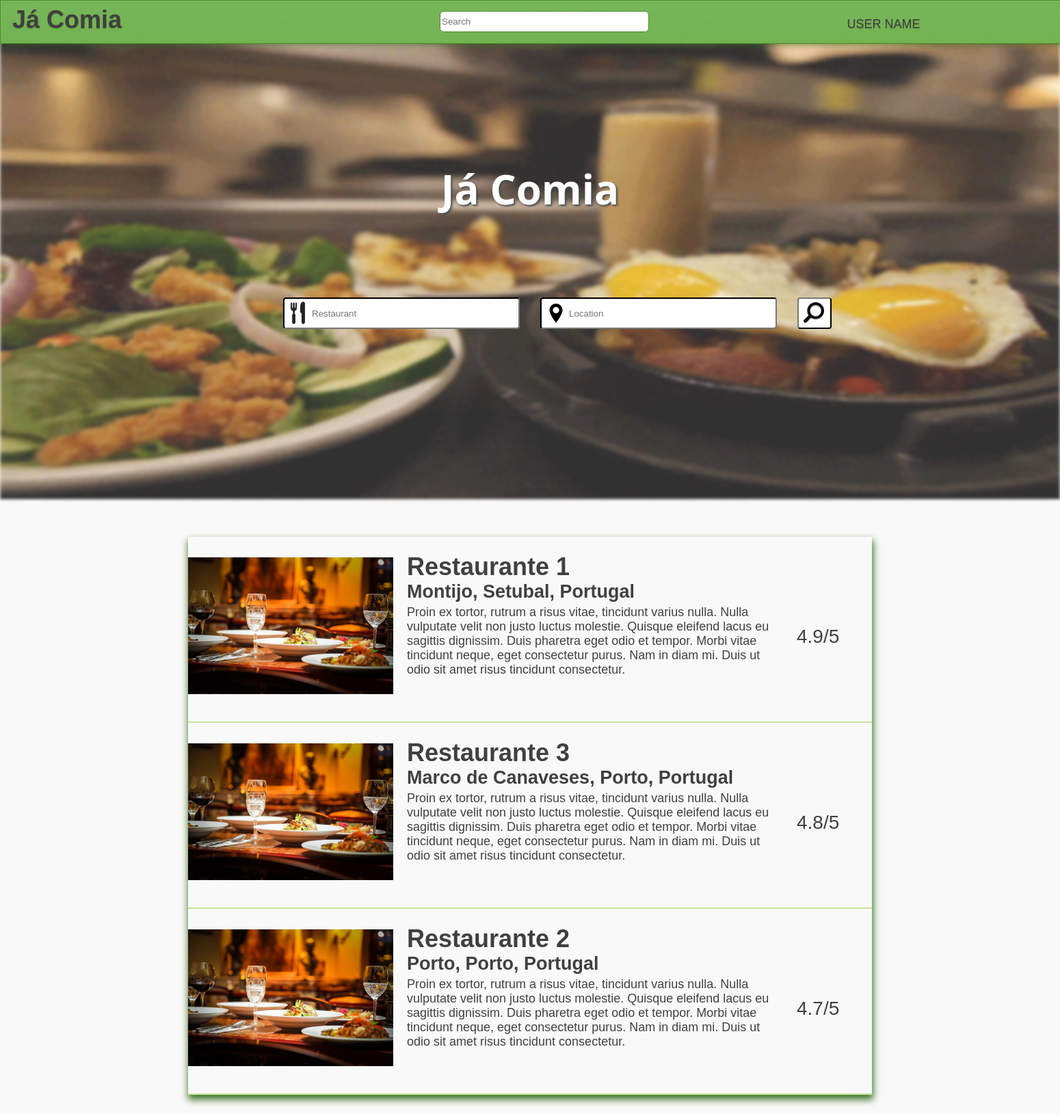
/feed/feed.php, run on the app's committed database.
### tables this page shows
CREATE TABLE Restaurants (
    name VARCHAR(32) NOT NULL,
    address VARCHAR(32) NOT NULL,
    type VARCHAR(16) NOT NULL,
    city VARCHAR(32) NOT NULL,
    district VARCHAR(32) NOT NULL,
    country VARCHAR(32) NOT NULL,
    avgClass REAL,
    owner INTEGER REFERENCES Users(rowID),
    PRIMARY KEY(name, address)
);

### feed/feed.php (the view, shortened to what this page needs)
<?php include_once('../templates/header.php') ?>
<body>
<?php include_once('../templates/topbar.php') ?>
    <div id="main">
        <img src="../resources/mainimg.gif"/>
        <div id="maincontent">
            <h1>Já Comia</h1>
            <div id="mainsearch"/>
                <form action="feed.php" method="get">
                    <?php
                        $rname = $_GET['rname'];
                        $local = $_GET['local'];
                        echo '<input type="text" name="rname" placeholder="Restaurant" value="' . $rname . '">';
                        echo '<input type="text" name="local" placeholder="Location" value="' . $local . '">';
                     ?>
                    <input type="submit" value="">
                </form>
            </div>
        </div>
    <div id="restaurantslist">
        <?php
            $rname = $_GET['rname'];
            $local = $_GET['local'];
            $search = $_GET['search'];
            include_once('../Database/Connect.php');
            if($rname == '' && $local == '' && $search == '')
                $stmt = $db->prepare("SELECT *,rowid FROM Restaurants ORDER BY avgClass DESC");
            $stmt->execute();
            $result = $stmt->fetchAll();
             foreach ($result as $row)
             {
                 $link = "../restaurant/restaurant.php?id=" . $row['rowid'];
                 echo  '<div class="restaurant">';
                 echo '<img src="../resources/rex.jpg">';
                 echo '<h1>' . '<a href=' . $link . '>' . $row['name'] . '</a>' . '</h1>';
                 echo '<h2>' . $row['city'] , ", " , $row['district'], ", ", $row['country']  . '</h2>';
                 echo '<p>' .  "Proin ex tortor, rutrum a risus vitae, tincidunt varius nulla. Nulla vulputate velit non justo luctus molestie.
                     Quisque eleifend lacus eu sagittis dignissim. Duis pharetra eget odio et tempor. Morbi vitae tincidunt neque, eget consectetur purus.
                     Nam in diam mi. Duis ut odio sit amet risus tincidunt consectetur. " . '</p>';
                     echo '<div class="rrating">';
                     echo '<p>' . $row['avgClass'], "/5" . '</p>';
                     echo '</div>';
                 echo '</div>';
             }
        ?>
    </div>
</body>
<?php  include_once('../templates/footer.php') ?>

### feed/style.css (style rules this page uses)
body { font-size: 18px; font-family: Tahoma, Verdana, sans-serif; color: #404040; background: #f9f9f9; margin: auto; overflow-x: hidden; min-width: 700px; }
#main img { width: 100%; height: 680px; margin: auto; margin-top: 50px; opacity: 0.8; filter: blur(2px); }
#maincontent { width: 1000px; margin: auto; text-align: center; }
#maincontent h1 { width: 1000px; color: white; margin-top: -500px; position: absolute; font-size: 60px; font-family: 'Open Sans', sans-serif; text-shadow:2px 2px 3px #414a4e; }
#mainsearch { margin-top: -300px; z-index: 10; position: absolute; }
#mainsearch form { width: 1000px; margin: auto; display: inline-block; }
#mainsearch input { height: 40px; width: 300px; border-radius: 4px; border-color: #252625; padding-left: 40px; }
#mainsearch input:first-child { background-image: url('../resources/fork-icon.png'); background-position: 2px 2px; background-size: 37px 37px; background-repeat: no-repeat; }
#mainsearch input:nth-child(2) { margin-left: 30px; background-image: url('../resources/location-icon.png'); background-position: 7px 7px; background-size: 28px 28px; background-repeat: no-repeat; }
#mainsearch input:nth-child(3) { height: 46px; width: 40px; margin-left: 30px; background-color: white; background-repeat: no-repeat; background-image: url('../resources/search-icon.png'); background-size: 30px 30px; background-position: 7px 5px; position: absolute; }
#restaurantslist { width: 1000px; margin: 50px auto; box-shadow: 1px 6px 10px 1px #3e7327; }
#restaurantslist img { width: 300px; }
#restaurantslist h1 { display: inline; margin-left: 20px; margin-top: -7px; position: absolute; }
#restaurantslist h2 { display: inline; margin-left: 20px; margin-top: 35px; position: absolute; }
#restaurantslist p { display: inline; position: absolute; width: 550px; margin-left: 20px; margin-top: 70px; }
#restaurantslist a { text-decoration: none; color: currentColor; }
.restaurant { padding-bottom: 30px; padding-top: 30px; height: 210px; border-bottom-style: solid; border-bottom-width: 2px; border-bottom-color: #c7e497; }
.rrating { font-size: 28px; margin-top: 30px; margin-left: 570px; display: inline; position: absolute; }

### data on the page
restaurants: name "Restaurante 1", city "Montijo", district "Setubal", country "Portugal", avgClass "4.9"
restaurants: name "Restaurante 3", city "Marco de Canaveses", district "Porto", country "Portugal", avgClass "4.8"
restaurants: name "Restaurante 2", city "Porto", district "Porto", country "Portugal", avgClass "4.7"
